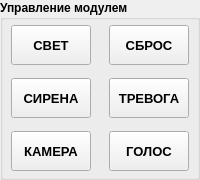
               <widget class="QGroupBox" name="gbTouchModuleControls">
                <property name="sizePolicy">
                 <sizepolicy hsizetype="Fixed" vsizetype="Fixed">
                  <horstretch>0</horstretch>
                  <verstretch>0</verstretch>
                 </sizepolicy>
                </property>
                <property name="minimumSize">
                 <size>
                  <width>190</width>
                  <height>180</height>
                 </size>
                </property>
                <property name="font">
                 <font>
                  <pointsize>9</pointsize>
                  <weight>75</weight>
                  <bold>true</bold>
                 </font>
                </property>
                <property name="title">
                 <string>Управление модулем</string>
                </property>
                <layout class="QGridLayout" name="layoutTouchModuleControls" columnstretch="1,0">
                 <property name="leftMargin">
                  <number>2</number>
                 </property>
                 <property name="topMargin">
                  <number>4</number>
                 </property>
                 <property name="rightMargin">
                  <number>2</number>
                 </property>
                 <property name="bottomMargin">
                  <number>2</number>
                 </property>
                 <property name="spacing">
                  <number>12</number>
                 </property>
                 <item row="0" column="0">
                  <widget class="QPushButton" name="btnTouchModule1">
                   <property name="sizePolicy">
                    <sizepolicy hsizetype="Fixed" vsizetype="Fixed">
                     <horstretch>0</horstretch>
                     <verstretch>0</verstretch>
                    </sizepolicy>
                   </property>
                   <property name="minimumSize">
                    <size>
                     <width>60</width>
                     <height>40</height>
                    </size>
                   </property>
                   <property name="font">
                    <font>
                     <pointsize>10</pointsize>
                     <weight>75</weight>
                     <bold>true</bold>
                    </font>
                   </property>
                   <property name="styleSheet">
                    <string notr="true"/>
                   </property>
                   <property name="text">
                    <string>СВЕТ</string>
                   </property>
                   <property name="default">
                    <bool>false</bool>
                   </property>
                  </widget>
                 </item>
                 <item row="0" column="1">
                  <widget class="QPushButton" name="btnTouchModule4">
                   <property name="sizePolicy">
                    <sizepolicy hsizetype="Fixed" vsizetype="Fixed">
                     <horstretch>0</horstretch>
                     <verstretch>0</verstretch>
                    </sizepolicy>
                   </property>
                   <property name="minimumSize">
                    <size>
                     <width>60</width>
                     <height>40</height>
                    </size>
                   </property>
                   <property name="font">
                    <font>
                     <pointsize>10</pointsize>
                     <weight>75</weight>
                     <bold>true</bold>
                    </font>
                   </property>
                   <property name="styleSheet">
                    <string notr="true"/>
                   </property>
                   <property name="text">
                    <string>СБРОС</string>
                   </property>
                  </widget>
                 </item>
                 <item row="1" column="0">
                  <widget class="QPushButton" name="btnTouchModule2">
                   <property name="sizePolicy">
                    <sizepolicy hsizetype="Fixed" vsizetype="Fixed">
                     <horstretch>0</horstretch>
                     <verstretch>0</verstretch>
                    </sizepolicy>
                   </property>
                   <property name="minimumSize">
                    <size>
                     <width>60</width>
                     <height>40</height>
                    </size>
                   </property>
                   <property name="font">
                    <font>
                     <pointsize>10</pointsize>
                     <weight>75</weight>
                     <bold>true</bold>
                    </font>
                   </property>
                   <property name="styleSheet">
                    <string notr="true"/>
                   </property>
                   <property name="text">
                    <string>СИРЕНА</string>
                   </property>
                  </widget>
                 </item>
                 <item row="1" column="1">
                  <widget class="QPushButton" name="btnTouchModule5">
                   <property name="sizePolicy">
                    <sizepolicy hsizetype="Fixed" vsizetype="Fixed">
                     <horstretch>0</horstretch>
                     <verstretch>0</verstretch>
                    </sizepolicy>
                   </property>
                   <property name="minimumSize">
                    <size>
                     <width>60</width>
                     <height>40</height>
                    </size>
                   </property>
                   <property name="font">
                    <font>
                     <pointsize>10</pointsize>
                     <weight>75</weight>
                     <bold>true</bold>
                    </font>
                   </property>
                   <property name="styleSheet">
                    <string notr="true"/>
                   </property>
                   <property name="text">
                    <string>ТРЕВОГА</string>
                   </property>
                  </widget>
                 </item>
                 <item row="2" column="0">
                  <widget class="QPushButton" name="btnTouchModule3">
                   <property name="sizePolicy">
                    <sizepolicy hsizetype="Fixed" vsizetype="Fixed">
                     <horstretch>0</horstretch>
                     <verstretch>0</verstretch>
                    </sizepolicy>
                   </property>
                   <property name="minimumSize">
                    <size>
                     <width>60</width>
                     <height>40</height>
                    </size>
                   </property>
                   <property name="font">
                    <font>
                     <pointsize>10</pointsize>
                     <weight>75</weight>
                     <bold>true</bold>
                    </font>
                   </property>
                   <property name="styleSheet">
                    <string notr="true"/>
                   </property>
                   <property name="text">
                    <string>КАМЕРА</string>
                   </property>
                  </widget>
                 </item>
                 <item row="2" column="1">
                  <widget class="QPushButton" name="btnTouchModule6">
                   <property name="sizePolicy">
                    <sizepolicy hsizetype="Fixed" vsizetype="Fixed">
                     <horstretch>0</horstretch>
                     <verstretch>0</verstretch>
                    </sizepolicy>
                   </property>
                   <property name="minimumSize">
                    <size>
                     <width>60</width>
                     <height>40</height>
                    </size>
                   </property>
                   <property name="font">
                    <font>
                     <pointsize>10</pointsize>
                     <weight>75</weight>
                     <bold>true</bold>
                    </font>
                   </property>
                   <property name="styleSheet">
                    <string notr="true"/>
                   </property>
                   <property name="text">
                    <string>ГОЛОС</string>
                   </property>
                  </widget>
                 </item>
                </layout>
               </widget>
